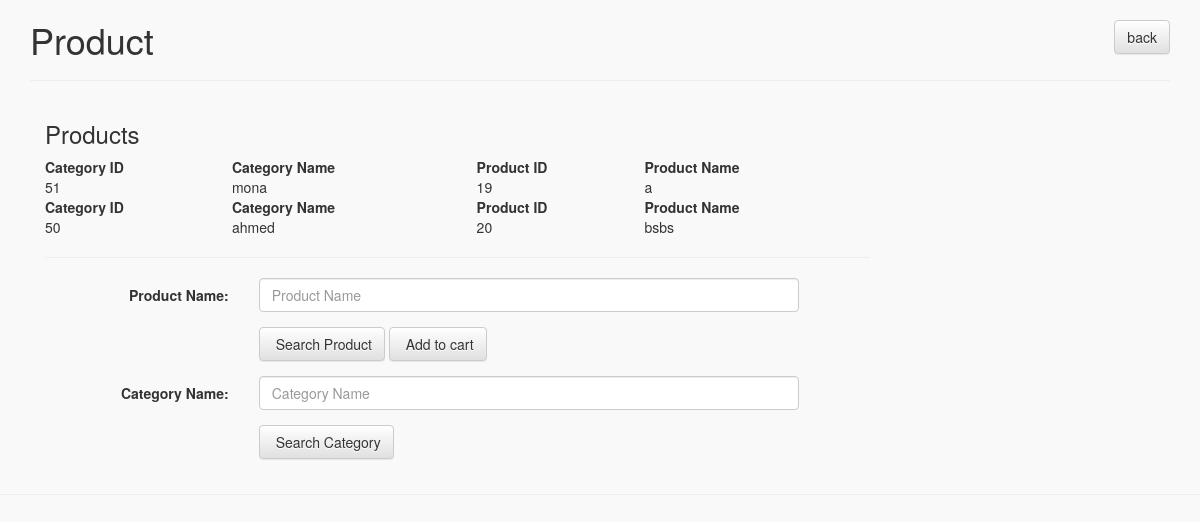
Before: /search.php (signed in) with the older database file.
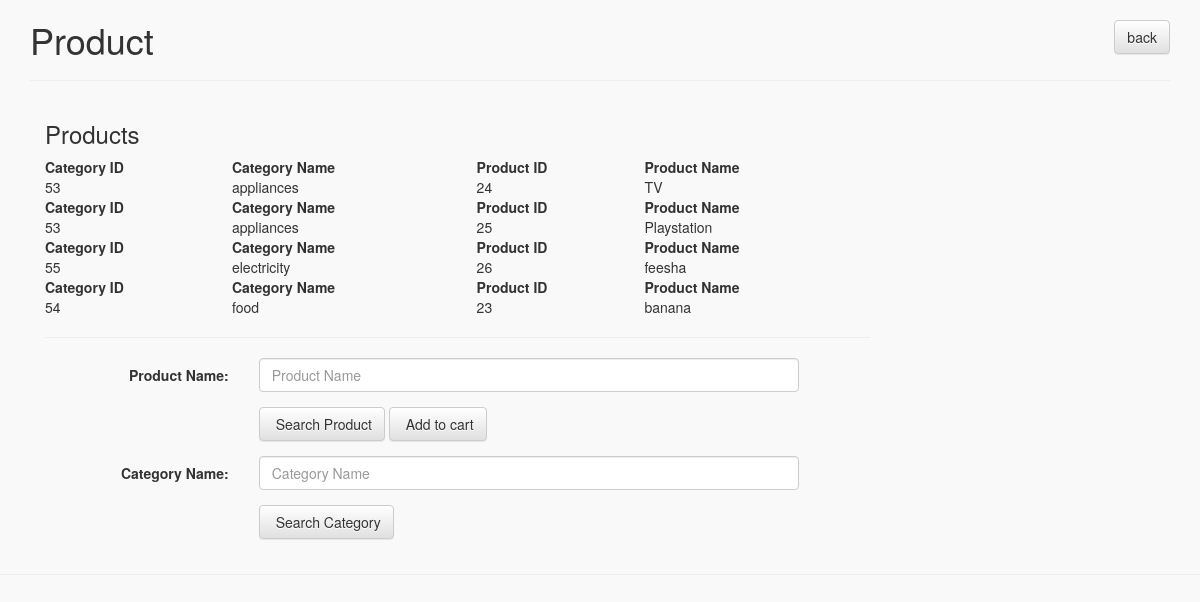
After: the same page with the newer database file.
### tables this page shows
CREATE TABLE `product` (
  `productID` int(11) NOT NULL,
  `categoryID` int(11) DEFAULT NULL,
  `sellerID` int(11) DEFAULT NULL,
  `productName` varchar(25) DEFAULT NULL
);

CREATE TABLE `category` (
  `categoryID` int(11) NOT NULL,
  `catName` varchar(15) NOT NULL,
  `storeID` int(11) DEFAULT NULL,
  `sellerID` int(11) DEFAULT NULL
);

### search.php (the view, shortened to what this page needs)
<?php
	include_once 'dbconnect.php';
	$products=$DBcon->query("SELECT C.catName, C.categoryID, P.productID, P.productName FROM product P, category C Where P.categoryID = C.categoryID;");
?>
<!DOCTYPE html PUBLIC "-//W3C//DTD XHTML 1.0 Transitional//EN" "http://www.w3.org/TR/xhtml1/DTD/xhtml1-transitional.dtd">
<html xmlns="http://www.w3.org/1999/xhtml">
<head>
<link href="bootstrap/css/bootstrap.min.css" rel="stylesheet" media="screen">
<link href="bootstrap/css/bootstrap-theme.min.css" rel="stylesheet" media="screen">
<link rel="stylesheet" href="style.css" type="text/css" />
</head>
<body>
<div class="container">
    <h1>Product
	  <a href="buye.php" class="btn btn-default" style="float:right;">back</a>
	  </h1>
  	<hr>
      <div class="col-md-9 personal-info">
        <h3>Products</h3>
        <form class="form-horizontal" role="form" method="post">
		  <?php
			echo "<table style='width:100%'>";
			while($row = mysqli_fetch_assoc($products)){
				echo "<tr><th>Category ID</th><th>Category Name</th><th>Product ID</th><th>Product Name</th></tr><tr><td>" . $row['categoryID'] . "</td><td>" . $row['catName'] . "</td><td>" . $row['productID'] . "</td><td>" . $row['productName'] . "</td></tr>";
			}
			echo "</table>";
		  ?>
		  <hr>
		  <div class="form-group">
			<label class="col-lg-3 control-label">Product Name:</label>
			<div class="col-lg-8">
			  <input class="form-control" type="text" placeholder="Product Name" name="productName">
			</div>
		  </div>
		  <div class="form-group">
			<label class="col-md-3 control-label"></label>
			<div class="col-md-8">
			  <button type="submit" class="btn btn-default" name="btn-search">
			  <span class="glyphicon glyphicon-save-changes"></span> Search Product
			  </button>
			   <button style={float:"right";} type="submit" class="btn btn-default" name="btn-add">
			  <span class="glyphicon glyphicon-save-changes"></span> Add to cart
			  </button>
			</div>
		  </div>
		   <div class="form-group">
			<label class="col-lg-3 control-label">Category Name:</label>
			<div class="col-lg-8">
			  <input class="form-control" type="text" placeholder="Category Name" name="catName">
			</div>
		  </div>
		  <div class="form-group">
			<label class="col-md-3 control-label"></label>
			<div class="col-md-8">
			  <button type="submit" class="btn btn-default" name="btn-category">
			  <span class="glyphicon glyphicon-save-changes"></span> Search Category
			  </button>
			</div>
		  </div>
        </form>
      </div>
  </div>
<hr>
</body>
</html>

### style.css (style rules this page uses)
body { background:#f9f9f9; }

Changed rows visible on the page:
removed product: categoryID.categoryID "51", categoryID.catName "mona", productID "19", productName "a"
removed product: categoryID.categoryID "50", categoryID.catName "ahmed", productID "20", productName "bsbs"
added product: categoryID.categoryID "53", categoryID.catName "appliances", productID "24", productName "TV"
added product: categoryID.categoryID "53", categoryID.catName "appliances", productID "25", productName "Playstation"
added product: categoryID.categoryID "55", categoryID.catName "electricity", productID "26", productName "feesha"
added product: categoryID.categoryID "54", categoryID.catName "food", productID "23", productName "banana"
